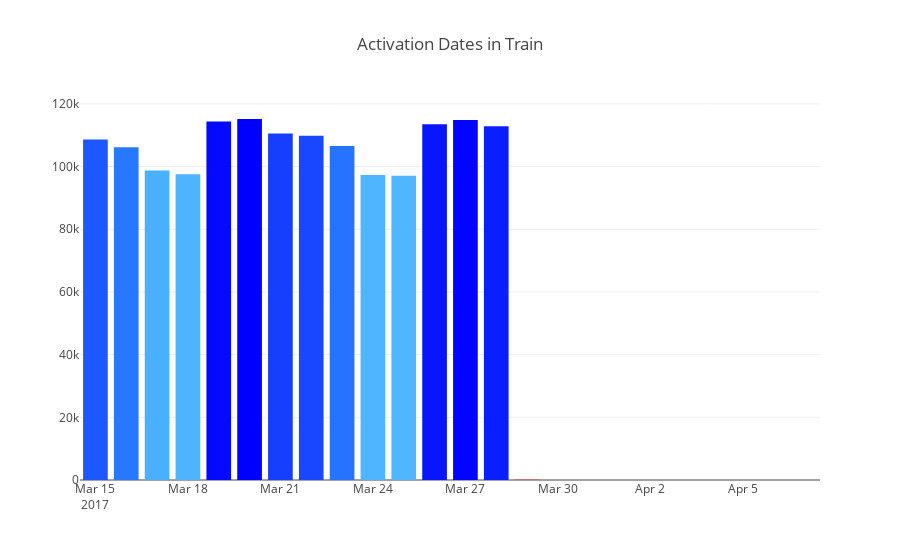

The notebook cell this image was saved under:
### Code cell
cnt_srs = train_df['activation_date'].value_counts()

trace = go.Bar(
    x=cnt_srs.index,
    y=cnt_srs.values,
    marker=dict(
        color=cnt_srs.values,
        colorscale = 'Picnic',
        reversescale = True
    ),
)

layout = go.Layout(
    title='Activation Dates in Train'
)

data = [trace]
fig = go.Figure(data=data, layout=layout)
py.iplot(fig, filename="ActivationDate")

### Figure 1 — Plotly figure (JSON) as saved in the notebook; plotly's stock layout.template omitted (floating-point values rounded to 4 significant figures)
{"data": [{"marker": {"color": [115190, 114863, 114416, 113513, 112885, 110535, 109813, 108615, 106544, 106168, 98773, 97554, 97351, 97104, 87, 3, 3, 3, 2, 1, 1], "colorscale": "Picnic", "reversescale": true}, "type": "bar", "x": ["2017-03-20", "2017-03-27", "2017-03-19", "2017-03-26", "2017-03-28", "2017-03-21", "2017-03-22", "2017-03-15", "2017-03-23", "2017-03-16", "2017-03-17", "2017-03-18", "2017-03-24", "2017-03-25", "2017-03-29", "2017-04-01", "2017-03-30", "2017-04-02", "2017-04-03", "2017-04-07", "2017-03-31"], "y": [115190, 114863, 114416, 113513, 112885, 110535, 109813, 108615, 106544, 106168, 98773, 97554, 97351, 97104, 87, 3, 3, 3, 2, 1, 1]}], "layout": {"title": "Activation Dates in Train"}}
